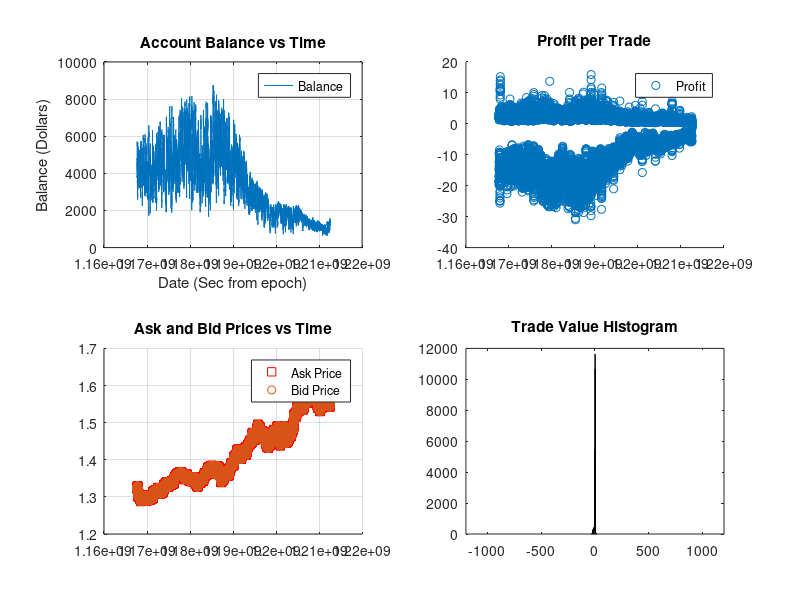

Write the MATLAB code that produced this figure.
clear; close all; clc;

data = csvread('testOutput.csv',2,1);

subplot(2,2,1);
plot(data(:,2), data(:,9));
hold on;
grid
legend('Balance');
title('Account Balance vs Time');
xlabel('Date (Sec from epoch)');
ylabel('Balance (Dollars)');


subplot(2,2,2);
scatter(data(:, 1), data(:,8));
legend('Profit');
title('Profit per Trade');

subplot(2,2,3);
scatter(data(:, 1), data(:,3), 'r', 's');
hold on
scatter(data(:, 1), data(:,4));
grid
legend('Ask Price', 'Bid Price');
title('Ask and Bid Prices vs Time');

subplot(2,2,4);
hist(data(:, 8), 50);
axis([-1200 1200]);
title('Trade Value Histogram');
